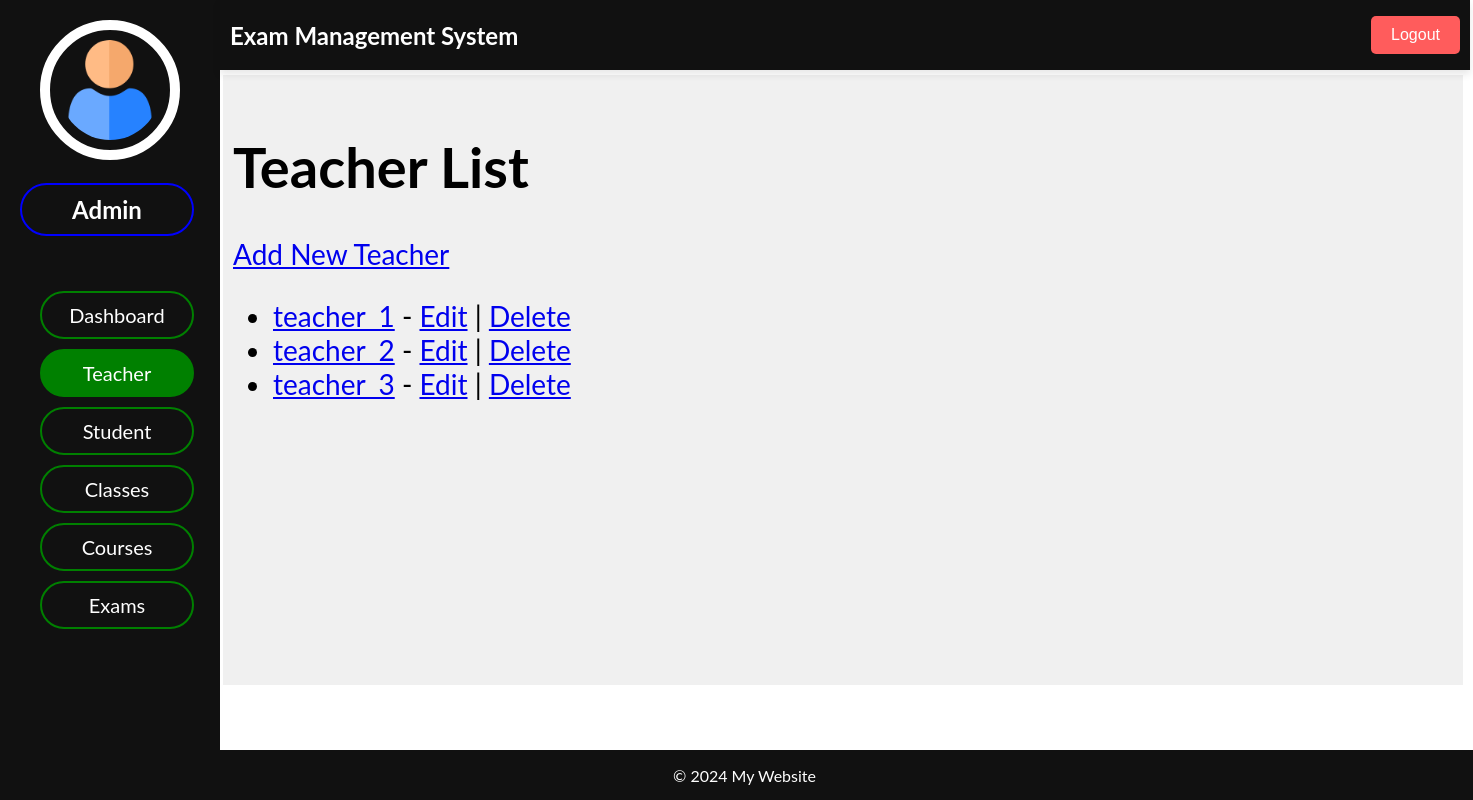
/adminpanel/teachers/all, run on the app's committed database.
### admin_panel/models.py (models this page shows, shortened)
class Teacher(models.Model):
    teacher_id = models.AutoField(primary_key=True)
    name = models.CharField(max_length=100)
    email = models.EmailField()
    phone = models.CharField(max_length=15)
    classes = models.ManyToManyField(Class, blank=True)

### admin_panel/views.py (the view)
# urls.py: path('teachers/all', views.teacher_list, name='teacher_list'),
def teacher_list(request):
    teachers = Teacher.objects.all()
    return render(request, 'teachers/teacher_list.html', {'teachers': teachers})

### admin_panel/templates/teachers/teacher_list.html (shortened to what this page needs)
{% extends "dashboard/index.html" %}
{% block header %}
    {% include "dashboard/header.html" %}
{% endblock header %}
{% block sidenav %}
    {% include "teachers/sidenav.html" %}
{% endblock sidenav %}
{% block main %}
    <h1>Teacher List</h1>
    <a href="{% url 'teacher_create' %}">Add New Teacher</a>
    <ul>
        {% for teacher in teachers %}
            <li>
                <a href="{% url 'teacher_detail' teacher.pk %}">{{ teacher.name }}</a> -
                <a href="{% url 'teacher_update' teacher.pk %}">Edit</a> |
                <a href="{% url 'teacher_delete' teacher.pk %}">Delete</a>
            </li>
        {% endfor %}
    </ul>
{% endblock main %}
{% block footer %}
    {% include "dashboard/footer.html" %}
{% endblock footer %}

### admin_panel/static/css/index.css (style rules this page uses)
body { font-family: "Lato", sans-serif; }

### data on the page
Teacher: name "teacher_1"
Teacher: name "teacher_2"
Teacher: name "teacher_3"
